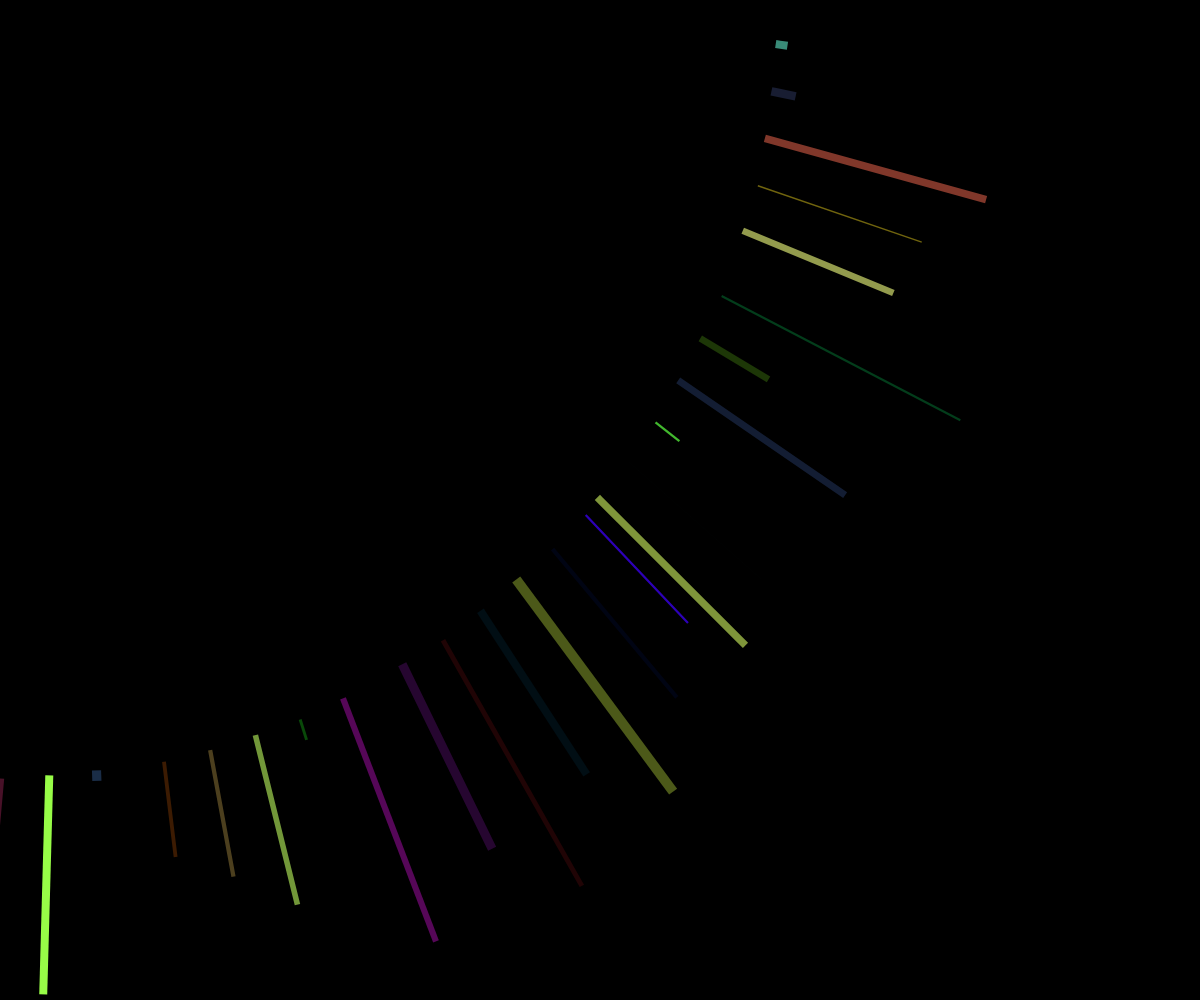
Frame 1 (no input)
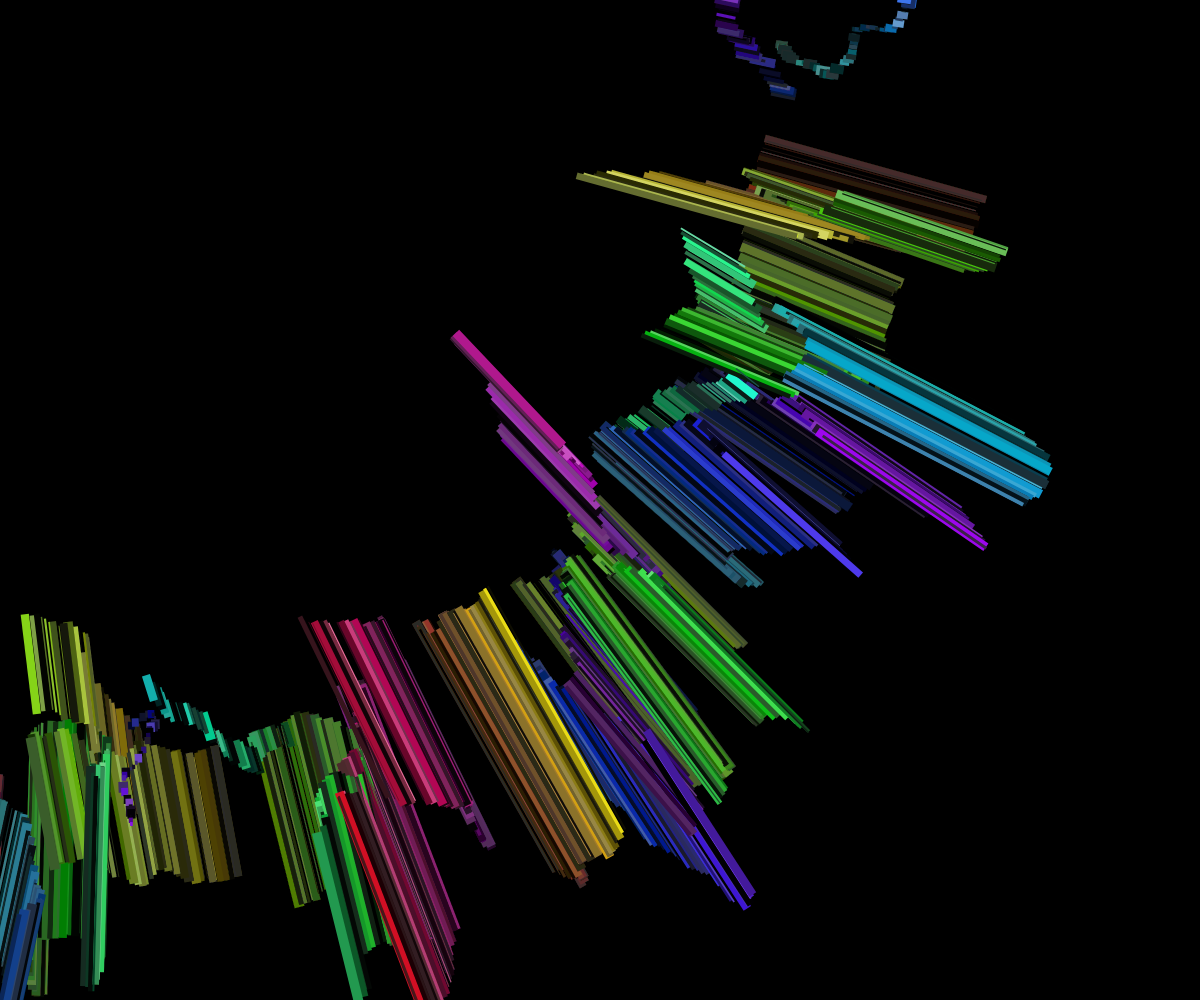
Frame 60 (no input)
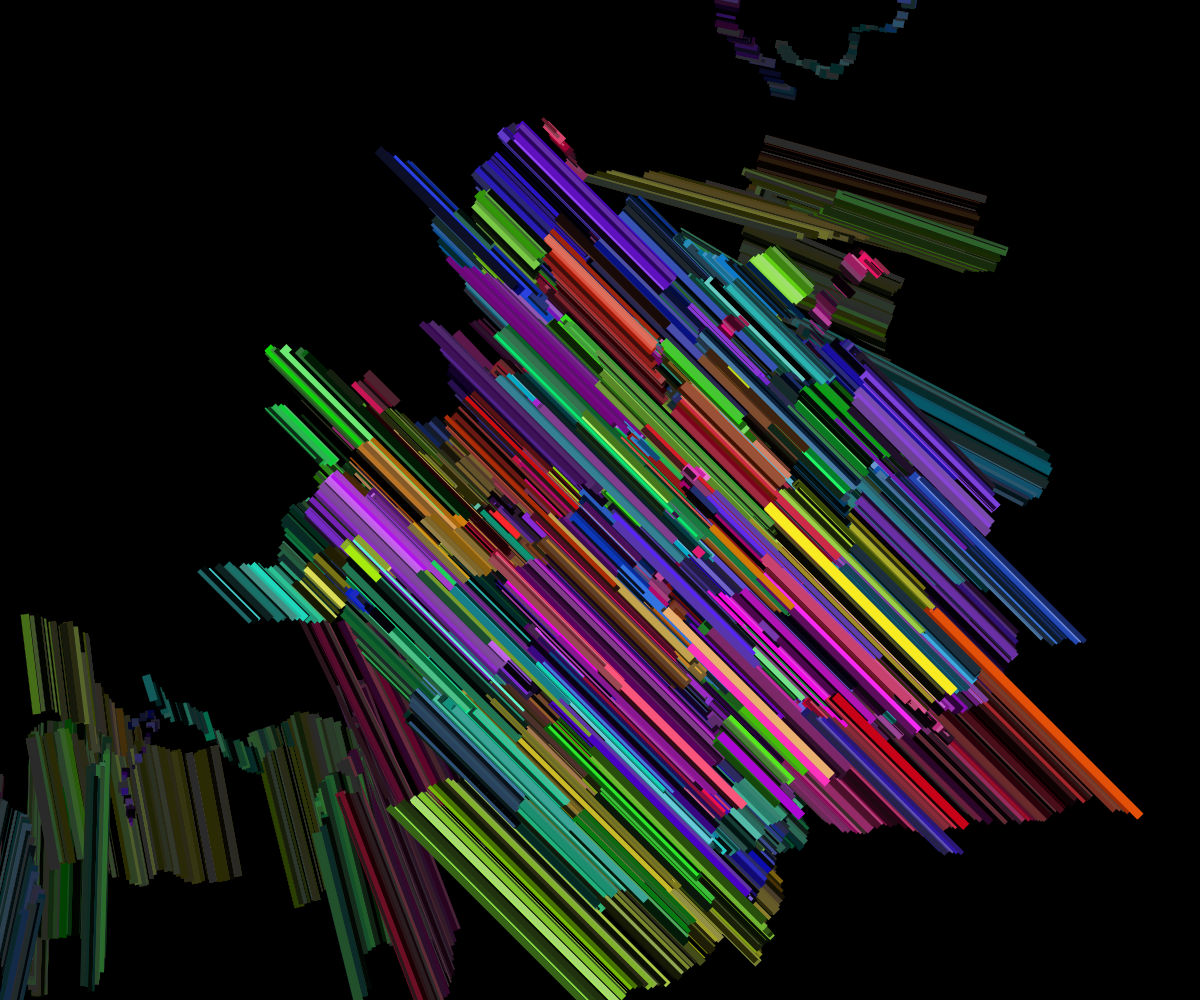
Frame 120 (the mouse pressed at the canvas centre since frame 60)

The p5.js sketch that drew these frames (run headless with seeded random() and noise() and a simulated clock; from frame 60 on, the mouse is pressed at the canvas centre):

// p5.js sketch
// ── sketch.js
let weave = [];

function setup() {
  createCanvas(windowWidth, windowHeight);
  colorMode(HSB, 360, 100, 100, 100);
  strokeWeight(1);
  background(0);
  let num = height* 0.1;
  for (i  = 0; i < num; i++){
    weave.push(new Line());
  }
}

function draw() {
  background(0, 1);
  for (i = 0; i < weave.length; i++){
    weave[i].display();
    weave[i].update();
    weave[i].edges();
  }

}

class Line{
  constructor(){
    this.loc = createVector(width/2, height/2);
    this.vel = createVector(0, 0);
    this.len = random(height*0.2);
    this.ts = 5;
    this.color = random(360);
  }

  display(){
    strokeCap(PROJECT);
    stroke(this.color, random(50, 100), random(100));
    strokeWeight(random(10));
    line(this.loc.x, this.loc.y, 
      this.loc.x + this.len, this.loc.y + this.len);
  }

  update(){
    //this.a = createVector(random(-2,2), random(-2, 2));
    this.vel.add(random(-2,2), random(-2,2));
    this.vel.limit(this.ts);
    this.loc.add(this.vel);

    let angle = atan2(mouseY - height/2, mouseX - width/2); 
    rotate(angle);

    this.color += 1;
    
  }

  edges() {
    if (this.loc.x > width) {
      this.loc.x = 0;
    }
    if (this.loc.x < 0) {
      this.loc.x = width;
    }
    if (this.loc.y > height) {
      this.loc.y = 0;
    }
    if (this.loc.y < 0) {
      this.loc.y = height;
    }

    if (this.color >= 360){
      this.color = 0;
    }
}
}
